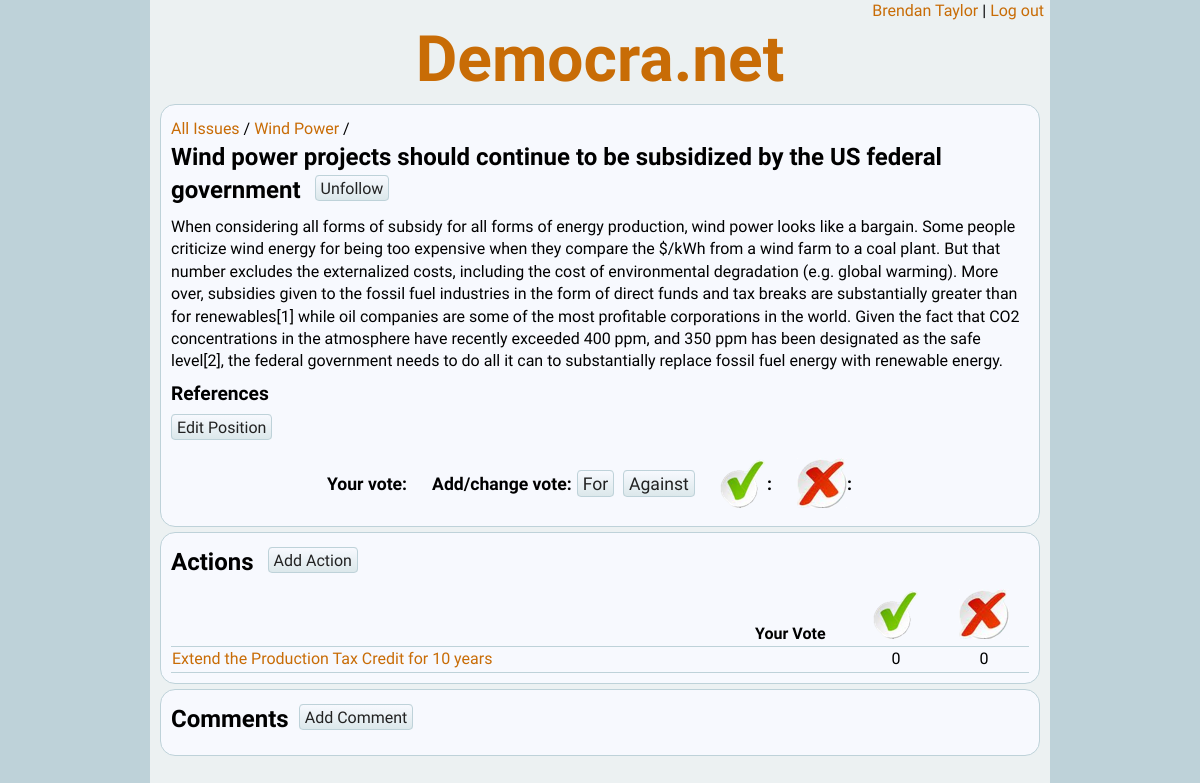
The app's page /position.php?m=r&pid=40 (signed in) with its own data.
### tables this page shows
CREATE TABLE `citizens` (
  `citizen_id` int(11) NOT NULL AUTO_INCREMENT,
  `password` varchar(100) NOT NULL,
  `email` varchar(100) NOT NULL,
  `name` varchar(100) DEFAULT NULL,
  `birth_year` int(11) DEFAULT NULL,
  `gender` int(11) DEFAULT NULL,
  `country` int(11) DEFAULT NULL,
  `postal_code` varchar(25) DEFAULT NULL,
  PRIMARY KEY (`citizen_id`)
);

CREATE TABLE `positions` (
  `position_id` int(11) NOT NULL AUTO_INCREMENT,
  `name` varchar(1000) DEFAULT NULL,
  `justification` varchar(3000) DEFAULT NULL,
  `issue_id` int(11) DEFAULT NULL,
  `citizen_id` int(11) DEFAULT NULL,
  PRIMARY KEY (`position_id`)
);

CREATE TABLE `issues` (
  `issue_id` int(11) NOT NULL,
  `version` int(11) NOT NULL,
  `name` varchar(100) NOT NULL,
  `description` varchar(3000) NOT NULL,
  `citizen_id` int(11) DEFAULT NULL,
  `ts` datetime DEFAULT NULL,
  PRIMARY KEY (`issue_id`,`version`)
);

CREATE TABLE `actions` (
  `action_id` int(11) NOT NULL AUTO_INCREMENT,
  `name` varchar(1000) DEFAULT NULL,
  `description` varchar(3000) DEFAULT NULL,
  `date` varchar(100) DEFAULT NULL,
  `location` varchar(100) DEFAULT NULL,
  `position_id` int(11) NOT NULL,
  PRIMARY KEY (`action_id`)
);

### inc/class.citizen.php (called while the page is built, shortened)
<?php
require_once ("class.database.php");
require_once ("util.democranet.php");
class citizen
{
	public $citizen_id = null;
	public function check_session()
	{
		if (isset($_SESSION['citizen_id']))
		{
			$this->citizen_id = $_SESSION['citizen_id'];
		}
	}
	public function load_db($db)
	{
		$this->db = $db;
		$sql = "SELECT * FROM citizens WHERE citizen_id = '{$this->citizen_id}'";
		$this->db->execute_query($sql);
		$line = $this->db->fetch_line();
		$this->name = $line['name'];
	}
}
?>

### inc/class.database.php (called while the page is built, shortened)
<?php
class database {
	public $conn = null;
	public $result = null;
	public function open_connection()
	{
		$this->conn = new mysqli(self::DB_HOST, self::DB_UNAME, self::DB_PWD, self::DB_NAME)
			or die("Connect Error (" . $this->conn->connect_errno . ") " . $this->conn->connect_error);
	}
	public function execute_query($sql)
	{
		$this->result = $this->conn->query($sql)
			or die("Could not execute the query: {$this->conn->error}<br />sql = {$sql}");
	}
	public function fetch_line($result = null)
	{
		if ($result)
		{
			$line = $result->fetch_assoc();
		}
		else
		{
			$line = $this->result->fetch_assoc();
		}
		return $line;
	}
}
?>

### inc/util.democranet.php (called while the page is built, shortened)
<?php
function get_button_text($is_following)
{
	if ($is_following)
	{
		$button_text = "Unfollow";
	}
	else
	{
		$button_text = "Follow";
	}
	return $button_text;
}
?>

### position.php (the view, shortened to what this page needs)
<?php
require_once ("inc/class.database.php");
require_once ("inc/util.democranet.php");
require_once ("inc/class.citizen.php");
require_once ("inc/class.position.php");
$db = new database();
$db->open_connection();
$citizen = new citizen();
$citizen->check_session();
if ($citizen->in_session)
{
	$citizen->load_db($db);
}
else
{
	header("Location:login.php");
}
$mode = "";
if (check_field("m", $_REQUEST))
{
	$mode = $_REQUEST['m'];
}
else
{
	$mode = "n";
}
$position = new position($db);
if ($mode == "r" || $mode == "e" || $mode == "d")
{
	$position->load(LOAD_DB);
}
elseif ($mode == "u" || $mode == "i")
{
	$position->load(LOAD_POST);
}
else
{
	$position->load(LOAD_NEW);
	$position->citizen_id = $citizen->citizen_id;
}
switch ($mode)
{
	case "r":
	default:
		$position->get_vote($citizen->citizen_id);
}
echo DOC_TYPE;
?>
<html>
<head>
	<link rel="stylesheet" type="text/css" href="style/democranet.css" />
	<link rel="stylesheet" type="text/css" href="style/jquery-ui.css">
</head>
<body>
<div id="container">
<?php include ("inc/header.login.php"); ?>
<?php if ($mode == "e" || $mode == "n") { ?>
	<div class="content">
		<div id="di_error"><p id="p_errmsg"></p></div>
		<table class="form">
			<form id="fo_edit_pos" method="post" action="<?php echo $submit_action; ?>">
			<tr>
				<th>Issue:<input name="issue_id" id="issue_id" type="hidden" value="<?php echo $position->issue_id; ?>" /></th>
				<td><?php echo $position->issue_name; ?></td>
			</tr>
			<tr>
				<th id="in_name_lbl">
					Position:*
					<input name="position_id" id="type_id" type="hidden" value="<?php echo $position->id; ?>" />
					<input name="citizen_id" id="citizen_id" type="hidden" value="<?php echo $position->citizen_id; ?>" />
				</th>
				<td><input id="in_name" name="name" size="75" value="<?php echo $position->name; ?>" /></td>
			</tr>
			<tr>
				<th>Justification:</th><td><textarea name="justification" id="ta_justification"><?php echo $position->justification; ?></textarea></td>
			</tr>
			<tr>
				<td></td>
				<td>
					<a class="btn" id="bu_submit" href="JAVASCRIPT: submitForm()" >Save Position</a>
					<a class="btn" id="bu_cancel" href="JAVASCRIPT: cancelEdit()">Cancel Edit</a>
				</td>
			</tr>
			</form>
		</table>
<?php if ($mode != "n") { ?>
		<table class="form" style="margin-top: 10px">
			<tr>
				<th>References:<br><a id="bu_ref_help" class="btn" href="JAVASCRIPT:$('#bu_ref_help').click()">?</a></th>
				<td>
		<?php include ("inc/div.refbuilder.php"); ?>
				</td>
			</tr>
		</table>
<?php } ?>
	</div>
<?php } else { ?>
	<div class="content">
		<p class="with_btn">
			<a href="issbrws.php">All Issues</a> /
			<a href="issue.php?m=r&iid=<?php echo $position->issue_id; ?>"><?php echo $position->issue_name; ?></a> / <br>
			<span class="title"><?php echo $position->name; ?></span>
			<a class="btn" id="bu_follow" href="JAVASCRIPT: displayFollow()"><?php echo get_button_text($position->is_following($citizen->citizen_id)); ?></a>
		</p>
		<p><?php echo $position->display_justification(); ?></p>
		<p class="title_sm">References</p>
<?php if ($citizen->citizen_id == $position->citizen_id)  { ?>
		<a class="btn" href="position.php?m=e&pid=<?php echo $position->id; ?>">Edit Position</a>
<?php } ?>
		<ul id="votes">
			<li class="label">Your vote:</li>
			<li class="label">Add/change vote:</li>
			<li>
				<a id="vote_for" class="btn" href="JAVASCRIPT: setVote(1)" title="Click to vote for">For</a>&nbsp;
				<a id="vote_against" class="btn" href="JAVASCRIPT: setVote(2)" title="Click to vote against">Against</a>
			</li>
			<li class="label with_img"><img src="img/for.png" title="Number of citizens for"/>:</li>
			<li class="label with_img"><img src="img/against.png" title="Number of citizens against"/>:</li>
		</ul>
	</div>
	<div class="content">
		<div id="di_actions">
			<p class="with_btn">
				<span class="title">Actions</span>
				<a id="bu_add_act" class="btn" href="action.php?m=n&pid=<?php echo $position->id; ?>">Add Action</a>
			</p>
<?php get_actions() ?>
		</div>
	</div>
	<div class="content">
		<p class="with_btn"><span class="title">Comments</span><a class="btn" id="bu_add_comment" href="JAVASCRIPT: addComment()">Add Comment</a></p>
	</div>
<?php } ?>
</div>
</body>
</html>
<?php
function get_actions()
{
	global $position, $citizen;
	$actions = $position->get_actions($citizen->citizen_id);
	if (count($actions))
	{
		echo "
			<table class=\"vote_tally\">
				<tr>
					<th id=\"th_c1\"></th>
					<th id=\"th_c2\" class=\"ac\">Your Vote</th>
					<th id=\"th_c3\" class=\"ac\"><img src=\"img/for.png\" title=\"Citizens For\"/></th>
					<th id=\"th_c4\" class=\"ac\"><img src=\"img/against.png\" title=\"Citizens Against\"/></th>
				</tr>\n";
		foreach($actions as $line)
		{
			echo "<tr><td><a href=\"action.php?m=r&aid={$line['action_id']}&pid={$position->id}\" >{$line['name']}</a></td>";
			if (isset($line['citizen_vote']))
			{
				echo "<td class=\"ac\">" . get_vote_html($line['citizen_vote']) . "</td>";
			}
			else
			{
				echo "<td></td>";
			}
			echo "<td class=\"ac\">{$line['vote_for']}</td><td class=\"ac\">{$line['vote_against']}</td></tr>\n";
		}
		echo "
			</table>\n";
	}
}
?>

### inc/header.login.php
<div id="login">
	<p><a href="citizen.php"><?php echo $citizen->name; ?></a>&nbsp;|&nbsp;<a href="login.php?m=lo">Log out</a></p>
</div>
<div id="header">
	<h1><a href="index.php">Democra.net</a></h1>
</div>

### inc/class.position.php (shortened to what this page needs)
<?php
require_once ("class.database.php");
require_once ("util.democranet.php");
class position
{
	private $db = null;
	public $id = null;
	public $justification = null;
	public function __construct($db)
	{
		$this->db = $db;
	}
	public function load($source)
	{
		switch ($source)
		{
			case LOAD_DB:
				$this->id = $_REQUEST['pid'];
				$sql = "SELECT p.*, i.name issue_name , c.name citizen_name
					FROM positions p LEFT JOIN issues i ON p.issue_id = i.issue_id
					LEFT JOIN citizens c ON p.citizen_id = c.citizen_id
					WHERE p.position_id = '{$this->id}'";
				$this->db->execute_query($sql);
				$line = $this->db->fetch_line();
				$this->name = $line['name'];
				$this->justification = $line['justification'];
				$this->issue_id = $line['issue_id'];
				$this->issue_name = $line['issue_name'];
				$this->citizen_id = $line['citizen_id'];
				break;
		}
	}
	public function get_vote($citizen_id)
	{
		$sql = "SELECT vote FROM votes WHERE type = 'p' AND type_id = '{$this->id}' AND citizen_id = '{$citizen_id}'";
		$this->db->execute_query($sql);
		$sql = "SELECT COUNT(*) cnt FROM votes WHERE type = 'p' AND type_id = '{$this->id}' AND vote = '" . VOTE_FOR . "'";
		$this->db->execute_query($sql);
		$sql = "SELECT COUNT(*) cnt FROM votes WHERE type = 'p' AND type_id = '{$this->id}' AND vote = '" . VOTE_AGAINST . "'";
		$this->db->execute_query($sql);
	}
	public function display_justification()
	{
		$str = str_replace("\r\n", "<br>", $this->justification);
		return $str;
	}
	public function is_following($citizen_id)
	{
		$following = false;
		$sql = "SELECT COUNT(*) c FROM follows WHERE type = 'p' AND type_id = '{$this->id}' AND citizen_id = '{$citizen_id}'";
		$this->db->execute_query($sql);
		$line = $this->db->fetch_line();
		if ($line['c'] > 0) {
			$following = true;
		}
		return $following;
	}
	public function get_actions($citizen_id)
	{
		$arr = array();
		$sql = "SELECT a.action_id, a.name,
			(SELECT v.vote FROM votes v WHERE v.type = 'a' AND v.type_id = a.action_id AND citizen_id = '{$citizen_id}') citizen_vote,
			(SELECT COUNT(*) FROM votes v WHERE v.type = 'p' AND v.type_id = a.action_id AND v.vote = '".VOTE_FOR."') vote_for,
			(SELECT COUNT(*) FROM votes v WHERE v.type = 'p' AND v.type_id = a.action_id AND v.vote = '".VOTE_AGAINST."') vote_against
			FROM actions a
			WHERE a.position_id = '{$this->id}'";
		$this->db->execute_query($sql);
		while ($line = $this->db->fetch_line())
		{
			$arr[] = $line;
		}
		return $arr;
	}
}
?>

### style/democranet.css (style rules this page uses)
body { font-family: 'Quattrocento Sans', helvetica, arial, sans-serif; font-size: 100%; line-height: 1.4; background-color: #BED2D9; margin: 0; }
h1, h2, h3, h4, h5 { font-family: 'Dosis', sans-serif; font-weight: 600; line-height: 1.2; margin-bottom: .5em; }
p { font-family: 'Quattrocento Sans', helvetica, arial, sans-serif; font-size: 1em; font-weight: 400; margin-top: .2em; margin-bottom: .5em; }
li { font-size: 1em; }
.title { font-size: 1.5em; margin: 0 0 .5em 0; font-weight: 700; }
.title_sm { font-size: 1.2em; margin: 0 0 .5em 0; font-weight: 700; }
table { font-size: 1em; }
.btn { border-style: solid; border-color: #BED2D9; border-radius: 4px; border-width: 1px; padding: 3px 5px 2px; background-image: linear-gradient(#F7F9FE, #DCE8EB); cursor: pointer; }
a.btn:link { text-decoration: none; color: #222; -webkit-transition: all 0s linear; -moz-transition: all 0s linear; -ms-transition: all 0s linear; -o-transition: all 0s linear; transition: all 0s linear; }
a:link { text-decoration: none; color: #C86C06; -webkit-transition: all .1s linear; -moz-transition: all .1s linear; -ms-transition: all .1s linear; -o-transition: all .1s linear; transition: all .1s linear; }
#header { text-align: center; padding: 0; }
#header h1 { margin-top:0; margin-bottom: 0; font-size: 4em; }
#container { margin: 0 auto; min-width: 200px; max-width: 900px; background-color: #ECF1F2; min-height: 780px; padding-bottom: 5px; }
#login { text-align: right; padding-right: 6px; }
#login p { margin: 0; }
.content { margin: 5px 10px; padding: 10px; background-color: #F7F9FE; border-radius: 15px; border: 1px solid #BED2D9; }
#votes { padding: 0; margin-top: 0; margin-bottom: 20px; text-align: center; }
#votes li { font-size: 1.1em; display: inline; margin: 0 20px 0 0; }
#votes li.label { font-weight: bold; margin-right: 1px; }
.with_img img { position: relative; top: 18px; }
.with_btn .btn { position: relative; top: -4px; left: 10px; }
.vote_tally { border-collapse: collapse; width: 100%; }
.vote_tally th, .vote_tally td { border-bottom: solid 1px #BED2D9; }
.vote_tally #th_c1 { min-width: 300px; }
.vote_tally #th_c2 { vertical-align: bottom; }
.ac { text-align: center; }

### records on screen
citizens: name "Brendan Taylor"
positions: issues.name "Wind Power", name "Wind power projects should continue to be subsidized by the US federal government", justification "When considering all forms of subsidy for all forms of energy production, wind power looks like a bargain. Some people criticize wind energy for being too expensive when they compare the $/kWh from a wind farm to a coal plant. But that number excludes the externalized costs, including the cost of environmental degradation (e.g. global warming). More over, subsidies given to the fossil fuel industries in the form of direct funds and tax breaks are substantially greater than for renewables[1] while oil companies are some of the most profitable corporations in the world. Given the fact that CO2 concentrations in the atmosphere have recently exceeded 400 ppm, and 350 ppm has been designated as…"
actions: name "Extend the Production Tax Credit for 10 years", vote_for "0", vote_against "0"

### other values on screen
get_button_text($position->is_following($citizen->citizen_id)) "Unfollow"
